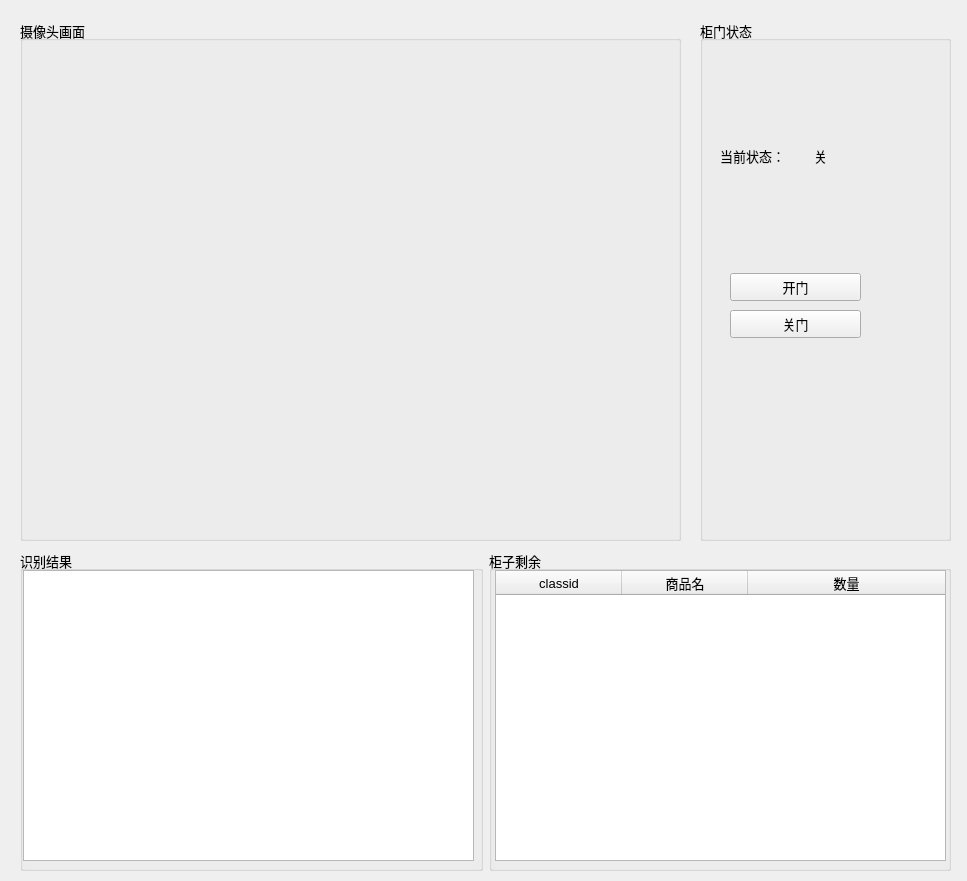
<?xml version="1.0" encoding="UTF-8"?>
<ui version="4.0">
 <class>Form</class>
 <widget class="QWidget" name="Form">
  <property name="geometry">
   <rect>
    <x>0</x>
    <y>0</y>
    <width>967</width>
    <height>881</height>
   </rect>
  </property>
  <property name="font">
   <font>
    <pointsize>10</pointsize>
   </font>
  </property>
  <property name="windowTitle">
   <string>售货机</string>
  </property>
  <widget class="QGroupBox" name="grpCamera">
   <property name="geometry">
    <rect>
     <x>20</x>
     <y>20</y>
     <width>661</width>
     <height>521</height>
    </rect>
   </property>
   <property name="title">
    <string>摄像头画面</string>
   </property>
   <widget class="QLabel" name="lblImg">
    <property name="geometry">
     <rect>
      <x>10</x>
      <y>20</y>
      <width>640</width>
      <height>480</height>
     </rect>
    </property>
    <property name="text">
     <string/>
    </property>
   </widget>
  </widget>
  <widget class="QGroupBox" name="groupBox">
   <property name="geometry">
    <rect>
     <x>700</x>
     <y>20</y>
     <width>251</width>
     <height>521</height>
    </rect>
   </property>
   <property name="title">
    <string>柜门状态</string>
   </property>
   <widget class="QWidget" name="horizontalLayoutWidget">
    <property name="geometry">
     <rect>
      <x>20</x>
      <y>120</y>
      <width>181</width>
      <height>31</height>
     </rect>
    </property>
    <layout class="QHBoxLayout" name="horizontalLayout">
     <item>
      <widget class="QLabel" name="label">
       <property name="font">
        <font>
         <pointsize>10</pointsize>
        </font>
       </property>
       <property name="text">
        <string>当前状态：</string>
       </property>
      </widget>
     </item>
     <item>
      <widget class="QLabel" name="lblStatus">
       <property name="text">
        <string>关</string>
       </property>
      </widget>
     </item>
    </layout>
   </widget>
   <widget class="QWidget" name="verticalLayoutWidget">
    <property name="geometry">
     <rect>
      <x>30</x>
      <y>250</y>
      <width>131</width>
      <height>71</height>
     </rect>
    </property>
    <layout class="QVBoxLayout" name="verticalLayout">
     <item>
      <widget class="QPushButton" name="btnOpen">
       <property name="text">
        <string>开门</string>
       </property>
      </widget>
     </item>
     <item>
      <widget class="QPushButton" name="btnClose">
       <property name="text">
        <string>关门</string>
       </property>
      </widget>
     </item>
    </layout>
   </widget>
  </widget>
  <widget class="QWidget" name="horizontalLayoutWidget_2">
   <property name="geometry">
    <rect>
     <x>20</x>
     <y>550</y>
     <width>931</width>
     <height>321</height>
    </rect>
   </property>
   <layout class="QHBoxLayout" name="horizontalLayout_2">
    <item>
     <widget class="QGroupBox" name="groupBox_2">
      <property name="title">
       <string>识别结果</string>
      </property>
      <widget class="QListWidget" name="listResult">
       <property name="geometry">
        <rect>
         <x>3</x>
         <y>20</y>
         <width>451</width>
         <height>291</height>
        </rect>
       </property>
      </widget>
     </widget>
    </item>
    <item>
     <widget class="QGroupBox" name="groupBox_3">
      <property name="title">
       <string>柜子剩余</string>
      </property>
      <widget class="QTableWidget" name="tableLeft">
       <property name="geometry">
        <rect>
         <x>6</x>
         <y>20</y>
         <width>451</width>
         <height>291</height>
        </rect>
       </property>
       <property name="editTriggers">
        <set>QAbstractItemView::NoEditTriggers</set>
       </property>
       <property name="selectionMode">
        <enum>QAbstractItemView::SingleSelection</enum>
       </property>
       <property name="selectionBehavior">
        <enum>QAbstractItemView::SelectRows</enum>
       </property>
       <attribute name="horizontalHeaderCascadingSectionResizes">
        <bool>true</bool>
       </attribute>
       <attribute name="horizontalHeaderDefaultSectionSize">
        <number>126</number>
       </attribute>
       <attribute name="horizontalHeaderStretchLastSection">
        <bool>true</bool>
       </attribute>
       <attribute name="verticalHeaderVisible">
        <bool>false</bool>
       </attribute>
       <attribute name="verticalHeaderHighlightSections">
        <bool>false</bool>
       </attribute>
       <column>
        <property name="text">
         <string>classid</string>
        </property>
       </column>
       <column>
        <property name="text">
         <string>商品名</string>
        </property>
       </column>
       <column>
        <property name="text">
         <string>数量</string>
        </property>
       </column>
      </widget>
     </widget>
    </item>
   </layout>
  </widget>
 </widget>
 <resources/>
 <connections/>
</ui>
